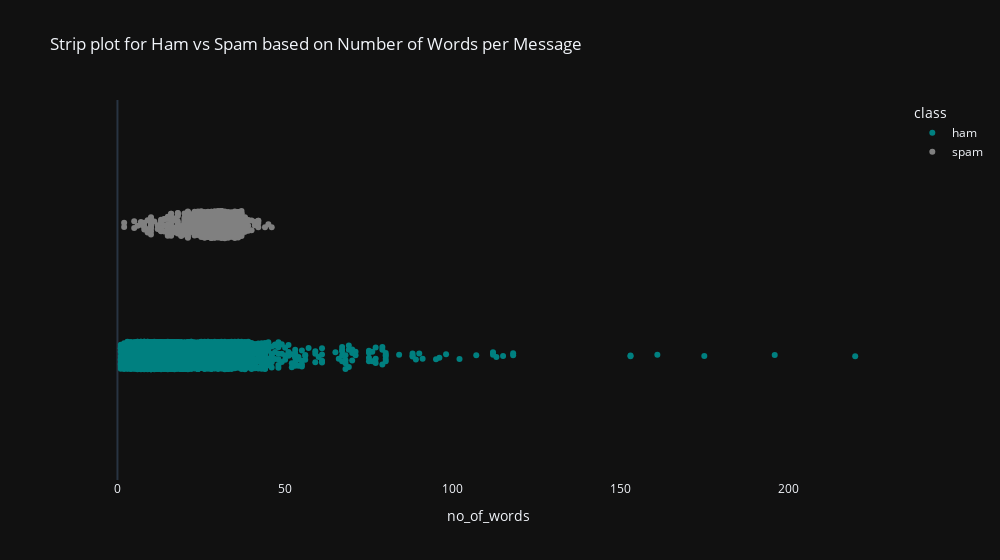

Write notebook code for a chart like this one.
### Code cell
fig = px.strip(data, x = 'no_of_words', 
                    color = 'class', template = 'plotly_dark', 
                    color_discrete_sequence = ["teal", "gray"],
                    title = "Strip plot for Ham vs Spam based on Number of Words per Message",
                    width=1000)
fig.update_xaxes(showgrid = False)
fig.update_yaxes(showgrid = False)
fig.show()

### Figure 1 — Plotly figure (JSON) as saved in the notebook; plotly's stock layout.template omitted (floating-point values rounded to 4 significant figures; data arrays with more than 128 entries replaced by an {"elided": "..."} marker saying what was removed)
{"data": [{"alignmentgroup": "True", "boxpoints": "all", "fillcolor": "rgba(255,255,255,0)", "hoveron": "points", "hovertemplate": "class=ham<br>no_of_words=%{x}<extra></extra>", "legendgroup": "ham", "line": {"color": "rgba(255,255,255,0)"}, "marker": {"color": "teal"}, "name": "ham", "offsetgroup": "ham", "orientation": "h", "pointpos": 0, "showlegend": true, "type": "box", "x": {"elided": "4825 int values"}, "x0": " ", "xaxis": "x", "y0": " ", "yaxis": "y"}, {"alignmentgroup": "True", "boxpoints": "all", "fillcolor": "rgba(255,255,255,0)", "hoveron": "points", "hovertemplate": "class=spam<br>no_of_words=%{x}<extra></extra>", "legendgroup": "spam", "line": {"color": "rgba(255,255,255,0)"}, "marker": {"color": "gray"}, "name": "spam", "offsetgroup": "spam", "orientation": "h", "pointpos": 0, "showlegend": true, "type": "box", "x": {"elided": "747 int values"}, "x0": " ", "xaxis": "x", "y0": " ", "yaxis": "y"}], "layout": {"boxmode": "group", "legend": {"title": {"text": "class"}, "tracegroupgap": 0}, "title": {"text": "Strip plot for Ham vs Spam based on Number of Words per Message"}, "width": 1000, "xaxis": {"anchor": "y", "domain": [0, 1], "showgrid": false, "title": {"text": "no_of_words"}}, "yaxis": {"anchor": "x", "domain": [0, 1], "showgrid": false}}}
